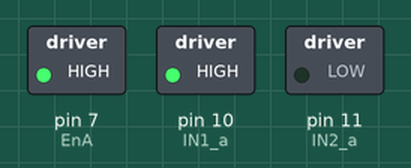
Simulated run of this sketch. Board: Arduino Uno, built with avr-gcc and run on an emulated ATmega328P. On the bench: switched loads named in the sketch (green lamp = pin HIGH).

Above: at 0.1 s.
Timing chart, 0 to 1.6 s (numbered marks = the images above):
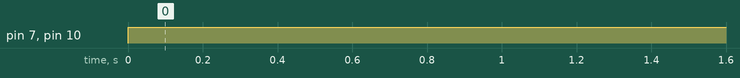

The sketch:

Test_Motor.ino
```cpp
int IN1_a = 10;
int IN2_a = 11;
// int IN3_b = 12;
// int IN4_b = 13;

// pulse width modulation pins
int EnA = 7;
// int EnB = 8;

// Encoder pins
int encodeA = 2;
int encodeB = 3;
// int encode_c = 18;
// int encode_d = 19;

int i;

void setup() {
  // put your setup code here, to run once:
pinMode(IN1_a, OUTPUT);
pinMode(IN2_a, OUTPUT);
// pinMode(IN3_b, OUTPUT);
// pinMode(IN4_b, OUTPUT);

// pulse width modulation pins
pinMode(EnA, OUTPUT);
// pinMode(EnB, OUTPUT);

//Encoder pins
// pinMode(encodeA, INPUT);
// pinMode(encodeB, INPUT);
// pinMode(encodeC, INPUT);
// pinMode(encodeD, INPUT);

Serial.begin(9600);
}

void loop() {
  // put your main code here, to run repeatedly:
digitalWrite(IN1_a, HIGH);
digitalWrite(IN2_a, LOW);

  for(i=180; i<=255; i++){
    digitalWrite(EnA, i);
  }

delay(500);
}
```

Measured:
- by itself, pin 7 (EnA), pin 10 (IN1_a): LOW → HIGH at 0.00 s
